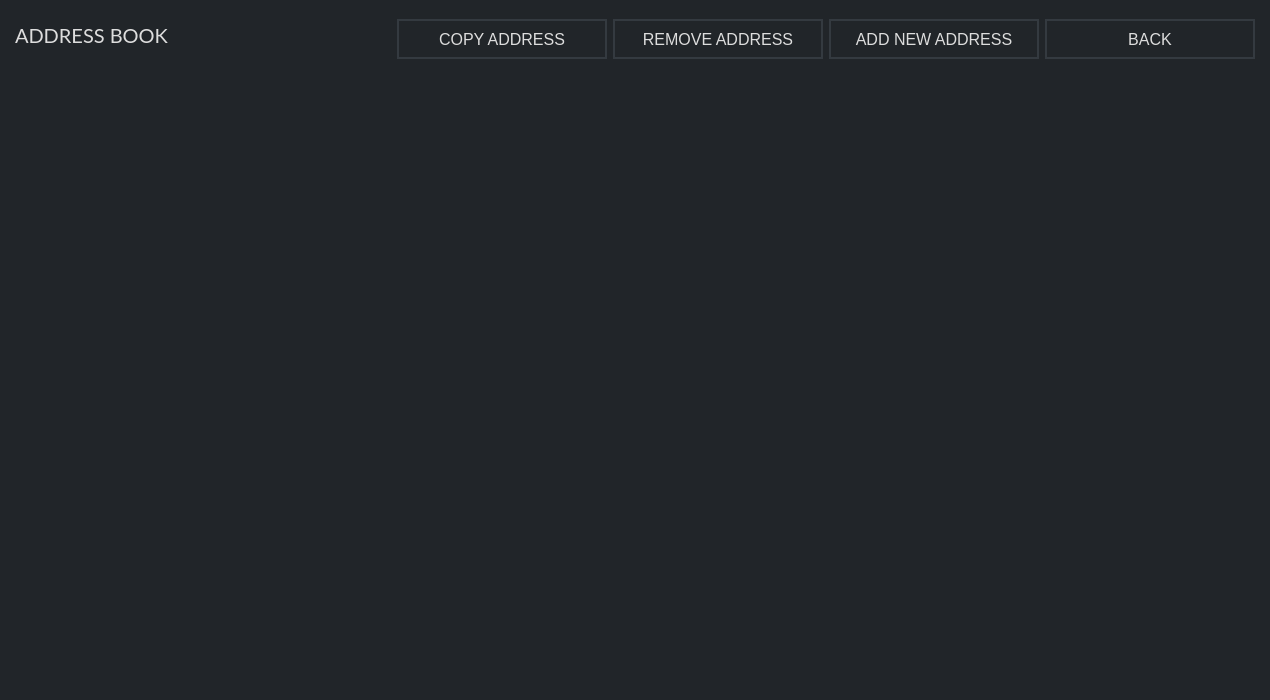
<?xml version="1.0" encoding="UTF-8"?>
<ui version="4.0">
 <class>AddressBookFrame</class>
 <widget class="QFrame" name="AddressBookFrame">
  <property name="geometry">
   <rect>
    <x>0</x>
    <y>0</y>
    <width>1270</width>
    <height>700</height>
   </rect>
  </property>
  <property name="sizePolicy">
   <sizepolicy hsizetype="Preferred" vsizetype="Preferred">
    <horstretch>0</horstretch>
    <verstretch>0</verstretch>
   </sizepolicy>
  </property>
  <property name="minimumSize">
   <size>
    <width>1270</width>
    <height>700</height>
   </size>
  </property>
  <property name="maximumSize">
   <size>
    <width>16777215</width>
    <height>16777215</height>
   </size>
  </property>
  <property name="font">
   <font>
    <family>Lato</family>
    <pointsize>9</pointsize>
   </font>
  </property>
  <property name="windowTitle">
   <string>Address Book</string>
  </property>
  <property name="styleSheet">
   <string notr="true">color: #ddd;
border: 0px;
background-color: #212529;</string>
  </property>
  <property name="frameShape">
   <enum>QFrame::NoFrame</enum>
  </property>
  <property name="frameShadow">
   <enum>QFrame::Plain</enum>
  </property>
  <layout class="QVBoxLayout" name="verticalLayout">
   <property name="leftMargin">
    <number>15</number>
   </property>
   <property name="topMargin">
    <number>5</number>
   </property>
   <property name="rightMargin">
    <number>15</number>
   </property>
   <property name="bottomMargin">
    <number>15</number>
   </property>
   <item>
    <layout class="QHBoxLayout" name="horizontalLayout_2">
     <property name="topMargin">
      <number>10</number>
     </property>
     <property name="bottomMargin">
      <number>10</number>
     </property>
     <item>
      <widget class="QLabel" name="label">
       <property name="font">
        <font>
         <family>Lato</family>
         <pointsize>-1</pointsize>
        </font>
       </property>
       <property name="styleSheet">
        <string notr="true">color: #ddd; 
font-size: 20px;
font-family: Lato;</string>
       </property>
       <property name="text">
        <string>ADDRESS BOOK</string>
       </property>
      </widget>
     </item>
     <item>
      <widget class="QPushButton" name="m_copyAddressButton">
       <property name="enabled">
        <bool>false</bool>
       </property>
       <property name="minimumSize">
        <size>
         <width>210</width>
         <height>40</height>
        </size>
       </property>
       <property name="maximumSize">
        <size>
         <width>171</width>
         <height>31</height>
        </size>
       </property>
       <property name="font">
        <font>
         <pointsize>-1</pointsize>
        </font>
       </property>
       <property name="styleSheet">
        <string notr="true">color: #ddd; border: 2px solid #343a40; font-size: 16px;</string>
       </property>
       <property name="text">
        <string>COPY ADDRESS</string>
       </property>
      </widget>
     </item>
     <item>
      <widget class="QPushButton" name="m_deleteAddressButton">
       <property name="enabled">
        <bool>false</bool>
       </property>
       <property name="minimumSize">
        <size>
         <width>210</width>
         <height>40</height>
        </size>
       </property>
       <property name="maximumSize">
        <size>
         <width>171</width>
         <height>31</height>
        </size>
       </property>
       <property name="font">
        <font>
         <pointsize>-1</pointsize>
        </font>
       </property>
       <property name="styleSheet">
        <string notr="true">color: #ddd; border: 2px solid #343a40; font-size: 16px;</string>
       </property>
       <property name="text">
        <string>REMOVE ADDRESS</string>
       </property>
      </widget>
     </item>
     <item>
      <widget class="QPushButton" name="m_addAddressButton">
       <property name="minimumSize">
        <size>
         <width>210</width>
         <height>40</height>
        </size>
       </property>
       <property name="maximumSize">
        <size>
         <width>171</width>
         <height>31</height>
        </size>
       </property>
       <property name="font">
        <font>
         <pointsize>-1</pointsize>
        </font>
       </property>
       <property name="styleSheet">
        <string notr="true">color: #ddd; border: 2px solid #343a40; font-size: 16px;</string>
       </property>
       <property name="text">
        <string>ADD NEW ADDRESS</string>
       </property>
      </widget>
     </item>
     <item>
      <widget class="QPushButton" name="m_backButton">
       <property name="minimumSize">
        <size>
         <width>210</width>
         <height>40</height>
        </size>
       </property>
       <property name="maximumSize">
        <size>
         <width>171</width>
         <height>31</height>
        </size>
       </property>
       <property name="font">
        <font>
         <pointsize>-1</pointsize>
        </font>
       </property>
       <property name="styleSheet">
        <string notr="true">color: #ddd; border: 2px solid #343a40; font-size: 16px;</string>
       </property>
       <property name="text">
        <string>BACK</string>
       </property>
      </widget>
     </item>
    </layout>
   </item>
   <item>
    <widget class="QTreeView" name="m_addressBookView">
     <property name="minimumSize">
      <size>
       <width>1270</width>
       <height>550</height>
      </size>
     </property>
     <property name="font">
      <font>
       <family>Lato</family>
       <pointsize>10</pointsize>
      </font>
     </property>
     <property name="styleSheet">
      <string notr="true">QHeaderView::section {
background-color: #212529; 
   color: #ddd;
font-family: Lato;
    font-size: 12px;
    border: 0px solid white;
border-bottom: 1px solid blue;
   height: 30px;

}

QTreeView::item
{
    font: 10px;
    color: #ddd;
    height: 30px;
}

QTreeView::branch:selected {
  background-color: blue;
  color: black;
}

QWidget:item:selected {
  background-color: #212529;
  color: #ddd;
}

</string>
     </property>
     <property name="frameShape">
      <enum>QFrame::NoFrame</enum>
     </property>
     <property name="frameShadow">
      <enum>QFrame::Plain</enum>
     </property>
     <property name="lineWidth">
      <number>0</number>
     </property>
     <property name="indentation">
      <number>5</number>
     </property>
     <property name="sortingEnabled">
      <bool>false</bool>
     </property>
     <attribute name="headerShowSortIndicator" stdset="0">
      <bool>false</bool>
     </attribute>
    </widget>
   </item>
   <item>
    <spacer name="verticalSpacer">
     <property name="orientation">
      <enum>Qt::Vertical</enum>
     </property>
     <property name="sizeHint" stdset="0">
      <size>
       <width>20</width>
       <height>40</height>
      </size>
     </property>
    </spacer>
   </item>
  </layout>
 </widget>
 <resources/>
 <connections>
  <connection>
   <sender>m_addAddressButton</sender>
   <signal>clicked()</signal>
   <receiver>AddressBookFrame</receiver>
   <slot>addClicked()</slot>
   <hints>
    <hint type="sourcelabel">
     <x>53</x>
     <y>556</y>
    </hint>
    <hint type="destinationlabel">
     <x>436</x>
     <y>292</y>
    </hint>
   </hints>
  </connection>
  <connection>
   <sender>m_deleteAddressButton</sender>
   <signal>clicked()</signal>
   <receiver>AddressBookFrame</receiver>
   <slot>deleteClicked()</slot>
   <hints>
    <hint type="sourcelabel">
     <x>148</x>
     <y>556</y>
    </hint>
    <hint type="destinationlabel">
     <x>436</x>
     <y>292</y>
    </hint>
   </hints>
  </connection>
  <connection>
   <sender>m_copyAddressButton</sender>
   <signal>clicked()</signal>
   <receiver>AddressBookFrame</receiver>
   <slot>copyClicked()</slot>
   <hints>
    <hint type="sourcelabel">
     <x>243</x>
     <y>556</y>
    </hint>
    <hint type="destinationlabel">
     <x>436</x>
     <y>292</y>
    </hint>
   </hints>
  </connection>
  <connection>
   <sender>m_addressBookView</sender>
   <signal>doubleClicked(QModelIndex)</signal>
   <receiver>AddressBookFrame</receiver>
   <slot>addressDoubleClicked(QModelIndex)</slot>
   <hints>
    <hint type="sourcelabel">
     <x>436</x>
     <y>271</y>
    </hint>
    <hint type="destinationlabel">
     <x>436</x>
     <y>292</y>
    </hint>
   </hints>
  </connection>
  <connection>
   <sender>m_backButton</sender>
   <signal>clicked()</signal>
   <receiver>AddressBookFrame</receiver>
   <slot>backClicked()</slot>
   <hints>
    <hint type="sourcelabel">
     <x>1198</x>
     <y>28</y>
    </hint>
    <hint type="destinationlabel">
     <x>649</x>
     <y>349</y>
    </hint>
   </hints>
  </connection>
 </connections>
 <slots>
  <slot>addClicked()</slot>
  <slot>backClicked()</slot>
  <slot>deleteClicked()</slot>
  <slot>copyClicked()</slot>
  <slot>addressDoubleClicked(QModelIndex)</slot>
 </slots>
</ui>
